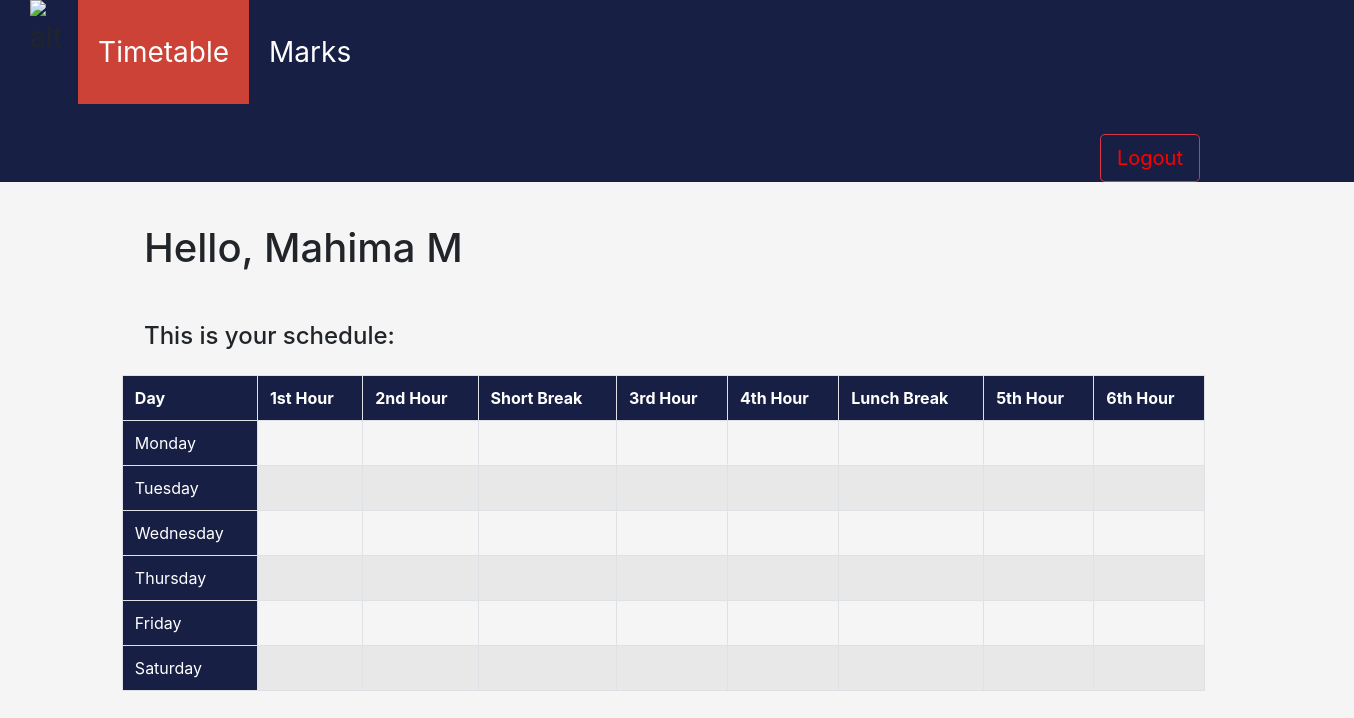
The page /timetable.php (signed in) on the database its author committed.
### tables this page shows
CREATE TABLE `profile` (
  `email` varchar(70) NOT NULL,
  `password` varchar(25) NOT NULL,
  `USN` varchar(10) DEFAULT NULL,
  `TeachID` varchar(10) DEFAULT NULL,
  `Name` varchar(50) NOT NULL,
  `Dept` varchar(20) NOT NULL,
  `Sem` int(11) DEFAULT NULL,
  `Sec` varchar(1) DEFAULT NULL
);

### timetable.php (the view, shortened to what this page needs)
<html>
<head>
  <link rel="stylesheet" href="https://maxcdn.bootstrapcdn.com/bootstrap/4.5.2/css/bootstrap.min.css">
</head>
<body>
    <ul>
        <li><img src="https://raw.githubusercontent.com/DeminDivasandABlueDot/inFor/main/img/infor%20header%20(1).png" alt="alt"/></li>
        <li><a class="active" href="timetable.php">Timetable</a></li>
            <?php
            if ($_SESSION['state'] == 0) {
                ?>
            <li><a href="SMarksDD.php">Marks</a></li>
            <?php } else {
            ?>
            <li><a href="TMarksDD.php">Marks</a></li>
    <?php } ?>
                <button onclick="index.php" class="btn btn-outline-danger btn-lg" style="float:left;margin-left:1100px;margin-top:30px"><a href="index.php" style="color:red">Logout</a></button>
        </ul>
      <?php
    $email = $_SESSION['email'];
        $host = "localhost";
        $user = "root";
        $password = "";
        $db = "infor";
        $con = new mysqli($host, $user, $password, $db);
        $query = mysqli_query($con, "SELECT Name from profile where email='" . $email . "'");
        if (mysqli_num_rows($query) == 1) {
            while ($row = $query->fetch_assoc()) {
                $name=$row["Name"];
            }
        }
        echo"<br><div style='position:relative;left:18vh;'><h1> Hello, ".$name."</h1><br> <h4> This is your schedule:</h4></div>";
    ?>
        <?php
        $arr=array();
        $arr[0]="Monday"; $arr[1]="Tuesday"; $arr[2]="Wednesday"; $arr[3]="Thursday"; $arr[4]="Friday"; $arr[5]="Saturday";
        $con = new mysqli($host, $user, $password, $db);
        $con2 = new mysqli($host, $user, $password, $db);
        $query = mysqli_query($con, "SELECT TeachID, Dept, Sem, Sec from profile where email='" . $email . "'");
        if (mysqli_num_rows($query) == 1) {
            while ($row = $query->fetch_assoc()) {
                $TeachID = $row["TeachID"];
                $out = "<table class='table table-striped table-bordered' style='max-width:80%;position:relative;left:9%;top:2vh;'>";
                $out .= "<tr style='background-color:#181F44;color:white;'><th scope='col'>Day</th><th scope='col'>1st Hour</th><th scope='col'>2nd Hour</th><th scope='col'>Short Break</th><th scope='col'>3rd Hour</th><th scope='col'>4th Hour</th><th scope='col'>Lunch Break</th><th scope='col'>5th Hour</th><th scope='col'>6th Hour</th></tr>";
                if (is_null($TeachID)) {
                    $Dept = $row['Dept'];
                    $Sem = $row['Sem'];
                    $Sec = $row['Sec'];
                    for ($i = 0; $i < 6; $i++) {
                        $out .= "<tr class='col'>";
                        for ($j = -1; $j < 6; $j++) {
                            if ($j == 2 || $j == 4) {
                                $out .= "<td></td>";
                            }
                            if($j==-1)
                            {
                                $out.="<td style='background-color:#181F44;color:white'>".$arr[$i]."</td>";
                            }
                            else{
                            $q = mysqli_query($con2, "Select s.SubName, ts.SubID from timeslots ts, subjects s where (ts.SubID=s.SubID or ts.SubID='18CSE46') and ts.Semester=" . $Sem . " and ts.Section='" . $Sec . "' and ts.Department='" . $Dept . "' and ts.Hour=" . $j . " and ts.Day=" . $i . " limit 1");
                            if (mysqli_num_rows($q) > 0) {
                                while ($row0 = $q->fetch_assoc()) {
                                    if ($row0['SubID'] == "18CSE46") {
                                        $out .= "<td>Program Elective</td>";
                                    } else {
                                        $out .= "<td>" . $row0["SubName"] . "</td>";
                                    }
                                }
                            } else {
                                $out .= "<td></td>";
                            }
                            }
                        }
                        $out .= "</tr>";
                    }
                    $out .= "</table> ";
                }
                print_r($out);
            }
        }
        ?>
   </body>
</html>

### timetable.php (style rules this page uses)
body { font-size: 28px; background-color:#f5f5f5; }
ul { list-style-type: none; margin: 0; padding: 0; overflow: hidden; background-color: #181F44; position: -webkit-sticky; position: sticky; top: 0; }
li { float: left; }
ul img { max-width: 60%; margin-left:30px; }
li a { display: block; color: white; text-align: center; padding: 14px 16px; text-decoration: none; padding: 31px 20px; }
.active { background-color: #CD4236; }

### rows shown on the page
profile: Name "Mahima M", i "Monday", i "Tuesday", i "Wednesday", i "Thursday", i "Friday", i "Saturday"
